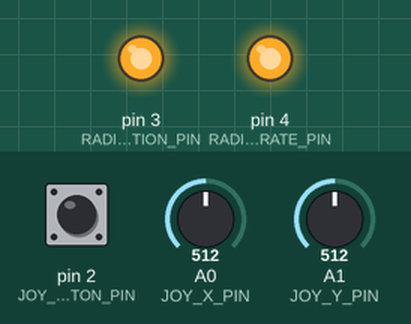
This sketch was run on a simulated Arduino Uno, built with avr-gcc and run on an emulated ATmega328P. Shown: output pins drawn as LEDs (lit = HIGH). Inputs (shaded band) come from the test bench; at power-on: A0 (JOY_X_PIN) = 512, A1 (JOY_Y_PIN) = 512, pin 2 (JOY_BUTTON_PIN) HIGH. No radio packets arrive unless stated; what the sketch prints to the serial monitor is not drawn.

Above: at 1.2 s.
1.3 s: A0 (JOY_X_PIN) set to 511
4.3 s: A1 (JOY_Y_PIN) set to 538
Timing chart, 0 to 7.3 s (numbered marks = the images above; inputs shaded):
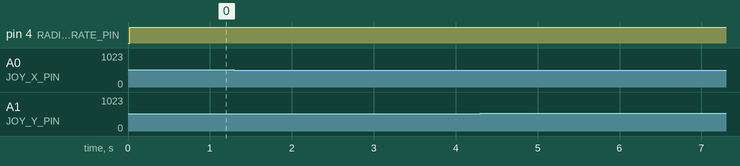

The sketch:

transmit.ino
```cpp
#include <RF24.h>
#include <SPI.h>
#include <nRF24L01.h>

#define JOY_X_PIN A0
#define JOY_Y_PIN A1
#define JOY_BUTTON_PIN 2

#define JOY_X_ORIGIN 512
#define JOY_Y_ORIGIN 512

struct controls_state {
  int joy_x_axis = 0;
  int joy_y_axis = 0;
  bool joy_button = 0;
  bool joy_x_direction = 0;
  bool joy_y_direction = 0;
} cstate;

void joy_init() {
  pinMode(JOY_X_PIN, INPUT);
  pinMode(JOY_Y_PIN, INPUT);
  pinMode(JOY_BUTTON_PIN, INPUT_PULLUP);
}

void joy_update() {
  int x = analogRead(JOY_X_PIN) - JOY_X_ORIGIN;
  int y = analogRead(JOY_Y_PIN) - JOY_Y_ORIGIN;

  cstate.joy_x_axis = x;
  cstate.joy_y_axis = y;

  cstate.joy_button = digitalRead(JOY_BUTTON_PIN);
}

void joy_dump() {
  Serial.println("Directon vector is (" + String(cstate.joy_x_axis) + ", " +
                 String(cstate.joy_y_axis) + "), button state is " +
                 String(cstate.joy_button));
}

#define RADIO_CE 8
#define RADIO_CSN 9
#define RADIO_CHANNEL 13
#define RADIO_TRUBA 0x1234567890LL
#define RADIO_DATA_RATE RF24_1MBPS
#define RADIO_POWER RF24_PA_HIGH

#define RADIO_CONNECTION_PIN 3
#define RADIO_DATARATE_PIN 4

RF24 radio(RADIO_CE, RADIO_CSN);

void radio_init() {
  pinMode(RADIO_CONNECTION_PIN, OUTPUT);
  pinMode(RADIO_DATARATE_PIN, OUTPUT);

  radio.begin();

  if (!radio.isChipConnected()) {
    digitalWrite(RADIO_CONNECTION_PIN, LOW);
    Serial.println("11111");
    for (;;)
      ;
  } else {
    digitalWrite(RADIO_CONNECTION_PIN, HIGH);
  }

  radio.begin();
  radio.setChannel(RADIO_CHANNEL);
  radio.setDataRate(RADIO_DATA_RATE);
  radio.setPALevel(RADIO_POWER);
  radio.openWritingPipe(RADIO_TRUBA);
}

void radio_send_cstate() {
  if (radio.write(&cstate, sizeof(controls_state))) {
    digitalWrite(RADIO_DATARATE_PIN, HIGH);
  } else {
    digitalWrite(RADIO_DATARATE_PIN, LOW);
  }
}

void setup() {
  Serial.begin(9600);
  joy_init();
  radio_init();
}
void loop() {
  delay(10);

  joy_update();
  joy_dump();

  radio_send_cstate();
}
```

Measured:
- after the input at 1.3 s, every drawn part: stays the same
- after the input at 4.3 s, every drawn part: stays the same
